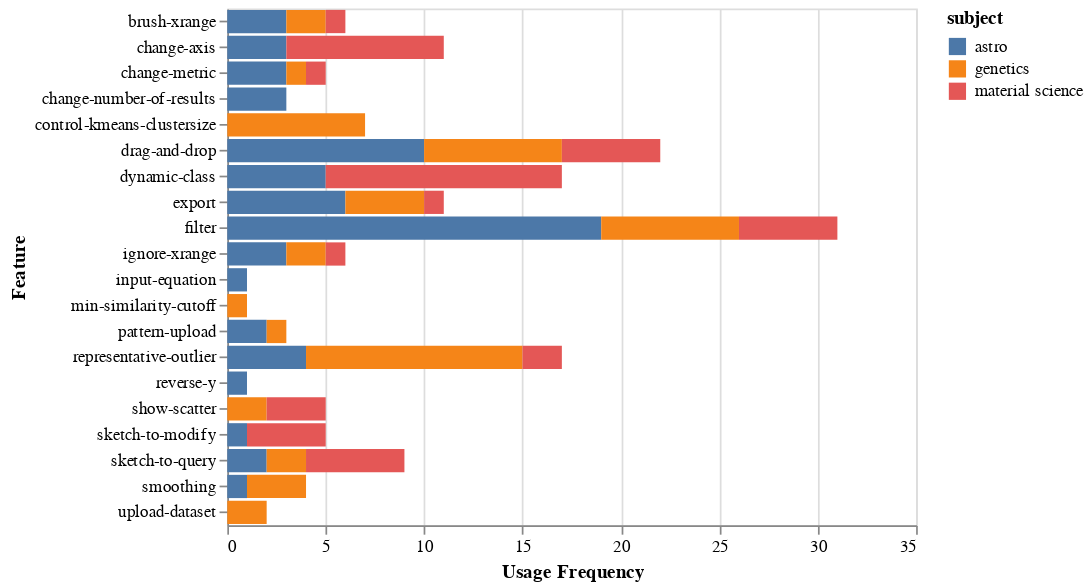

This figure's notebook cell:
### Code cell
alt.Chart(df_frequency_by_subject_feature).mark_bar().encode(
    alt.X("Usage Frequency"),
    alt.Y("Feature"),
    color = "subject"
)

### Figure 1 — Vega-Lite specification as saved in the notebook (floating-point values rounded to 4 significant figures)
{"$schema": "https://vega.github.io/schema/vega-lite/v2.6.0.json", "config": {"view": {"height": 300, "width": 400}}, "data": {"name": "data-1c733d9c6d8d1ccfb64201f777f9b495"}, "datasets": {"data-1c733d9c6d8d1ccfb64201f777f9b495": [{"Feature": "brush-xrange", "Usage Frequency": 3, "subject": "astro"}, {"Feature": "change-axis", "Usage Frequency": 3, "subject": "astro"}, {"Feature": "change-metric", "Usage Frequency": 3, "subject": "astro"}, {"Feature": "change-number-of-results", "Usage Frequency": 3, "subject": "astro"}, {"Feature": "drag-and-drop", "Usage Frequency": 10, "subject": "astro"}, {"Feature": "dynamic-class", "Usage Frequency": 5, "subject": "astro"}, {"Feature": "export", "Usage Frequency": 6, "subject": "astro"}, {"Feature": "filter", "Usage Frequency": 19, "subject": "astro"}, {"Feature": "ignore-xrange", "Usage Frequency": 3, "subject": "astro"}, {"Feature": "input-equation", "Usage Frequency": 1, "subject": "astro"}, {"Feature": "pattern-upload", "Usage Frequency": 2, "subject": "astro"}, {"Feature": "representative-outlier", "Usage Frequency": 4, "subject": "astro"}, {"Feature": "reverse-y", "Usage Frequency": 1, "subject": "astro"}, {"Feature": "sketch-to-modify", "Usage Frequency": 1, "subject": "astro"}, {"Feature": "sketch-to-query", "Usage Frequency": 2, "subject": "astro"}, {"Feature": "smoothing", "Usage Frequency": 1, "subject": "astro"}, {"Feature": "brush-xrange", "Usage Frequency": 2, "subject": "genetics"}, {"Feature": "change-metric", "Usage Frequency": 1, "subject": "genetics"}, {"Feature": "control-kmeans-clustersize", "Usage Frequency": 7, "subject": "genetics"}, {"Feature": "drag-and-drop", "Usage Frequency": 7, "subject": "genetics"}, {"Feature": "export", "Usage Frequency": 4, "subject": "genetics"}, {"Feature": "filter", "Usage Frequency": 7, "subject": "genetics"}, {"Feature": "ignore-xrange", "Usage Frequency": 2, "subject": "genetics"}, {"Feature": "min-similarity-cutoff", "Usage Frequency": 1, "subject": "genetics"}, {"Feature": "pattern-upload", "Usage Frequency": 1, "subject": "genetics"}, {"Feature": "representative-outlier", "Usage Frequency": 11, "subject": "genetics"}, {"Feature": "show-scatter", "Usage Frequency": 2, "subject": "genetics"}, {"Feature": "sketch-to-query", "Usage Frequency": 2, "subject": "genetics"}, {"Feature": "smoothing", "Usage Frequency": 3, "subject": "genetics"}, {"Feature": "upload-dataset", "Usage Frequency": 2, "subject": "genetics"}, {"Feature": "brush-xrange", "Usage Frequency": 1, "subject": "material science"}, {"Feature": "change-axis", "Usage Frequency": 8, "subject": "material science"}, {"Feature": "change-metric", "Usage Frequency": 1, "subject": "material science"}, {"Feature": "drag-and-drop", "Usage Frequency": 5, "subject": "material science"}, {"Feature": "dynamic-class", "Usage Frequency": 12, "subject": "material science"}, {"Feature": "export", "Usage Frequency": 1, "subject": "material science"}, {"Feature": "filter", "Usage Frequency": 5, "subject": "material science"}, {"Feature": "ignore-xrange", "Usage Frequency": 1, "subject": "material science"}, {"Feature": "representative-outlier", "Usage Frequency": 2, "subject": "material science"}, {"Feature": "show-scatter", "Usage Frequency": 3, "subject": "material science"}, {"Feature": "sketch-to-modify", "Usage Frequency": 4, "subject": "material science"}, {"Feature": "sketch-to-query", "Usage Frequency": 5, "subject": "material science"}]}, "encoding": {"color": {"field": "subject", "type": "nominal"}, "x": {"field": "Usage Frequency", "type": "quantitative"}, "y": {"field": "Feature", "type": "nominal"}}, "mark": "bar"}
